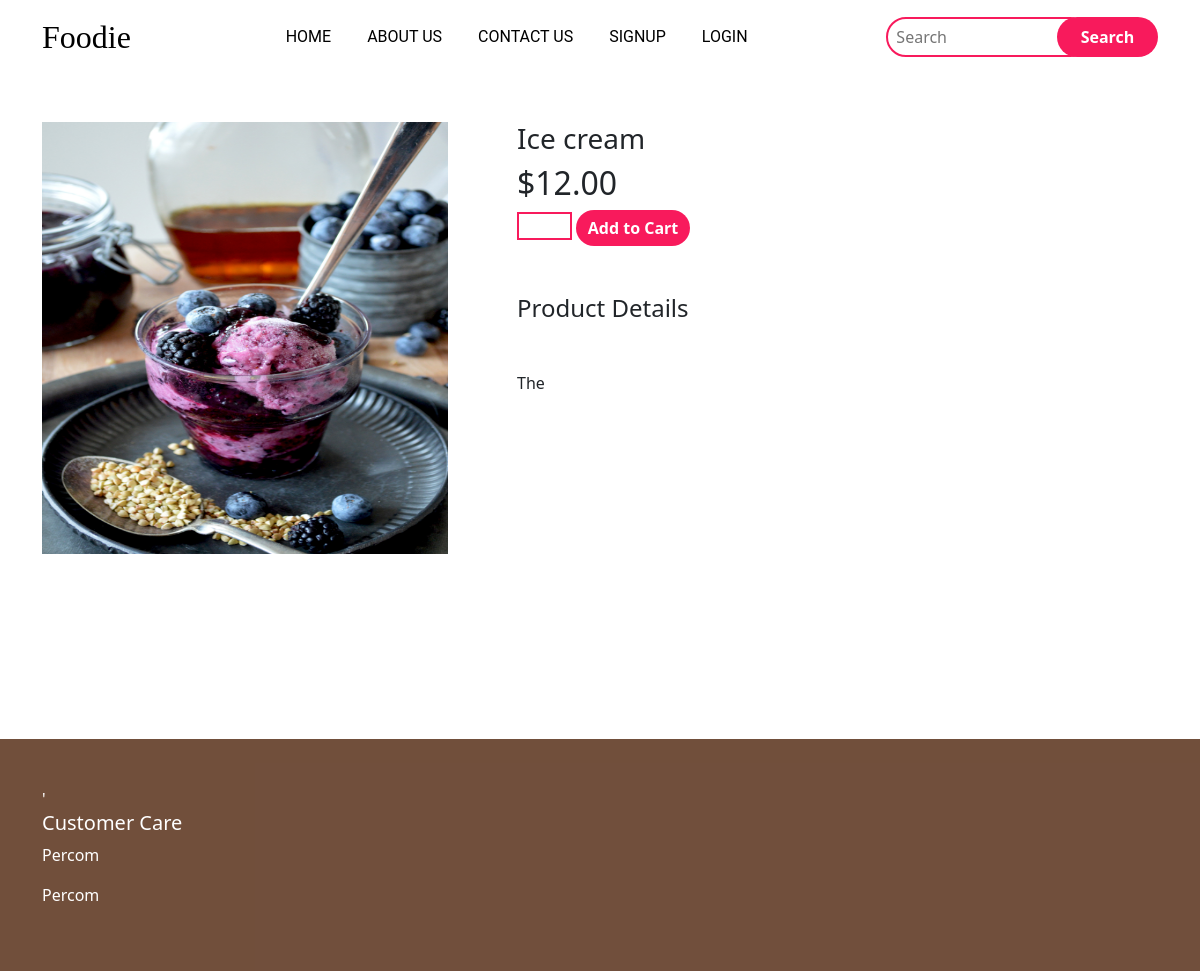
The page /store/5bfcbf47-2a92-4672-8e76-2d0e7151af59 on the database its author committed.
### store/models.py (models this page shows, shortened)
class Product(models.Model):
    name = models.CharField(max_length=200,)
    price = models.DecimalField(max_digits=4,  decimal_places=2)
    images = models.ImageField(upload_to='covers/', blank=True)
    id = models.URLField(primary_key=True, default=uuid.uuid4,  editable=False,)
    description = models.TextField(max_length=250,)

### store/views.py (the view)
# urls.py: path('<uuid:pk>', StoreDetailView.as_view(), name='product_detail'),
class StoreDetailView(DetailView):
    model = Product
    template_name = 'product_detail.html'

### templates/product_detail.html
{% extends 'base.html' %}
{% block content %}
<section class="container">
    <div class="row mt-5">
        <div class="col-lg-5 col-md-12 col-12">
            <img class="img-fluid detail-img" src="{{ product.images.url }}" alt="">
        </div>
        <div class="col-lg-6 col-md-12 col-12">
            <h3 class="">{{ product.name }}</h3>
            <h2>${{ product.price }}</h2>
            <input class="qty" type="number">
            <button type="button" class="btn btn-cart-card">Add to Cart</button>
            <h4 class="mt-5 mb-5">Product Details</h4>
            <span>{{product.description}}</span>
        </div>
    </div>
</section>
{% endblock content %}

### static/css/base.css (style rules this page uses)
* { padding: 0; margin: 0; box-sizing: border-box; }
.detail-img { width: 90%; height: 70%; }
.qty { width: 10%; outline-color: rgb(248, 26, 92); border: 2px solid rgb(248, 26, 92); }
.btn-cart-card { background: rgb(248, 26, 92); color: white; font-weight: 700; border-radius: 60px; border: none; outline: none; }
.row { margin: 0; }
img { width: 3.5rem; }
input { border: 1px solid rgba(0, 0, 0, 0.137); padding: 1vh; margin-bottom: 4vh; outline: none; width: 100%; background-color: rgb(247, 247, 247); }
.btn { background-color: #000; border-color: #000; color: white; width: 100%; font-size: 0.7rem; margin-top: 4vh; padding: 1vh; border-radius: 0; }

### rows shown on the page
Product: images (picture), name "Ice cream", price "12.00", description "The"
